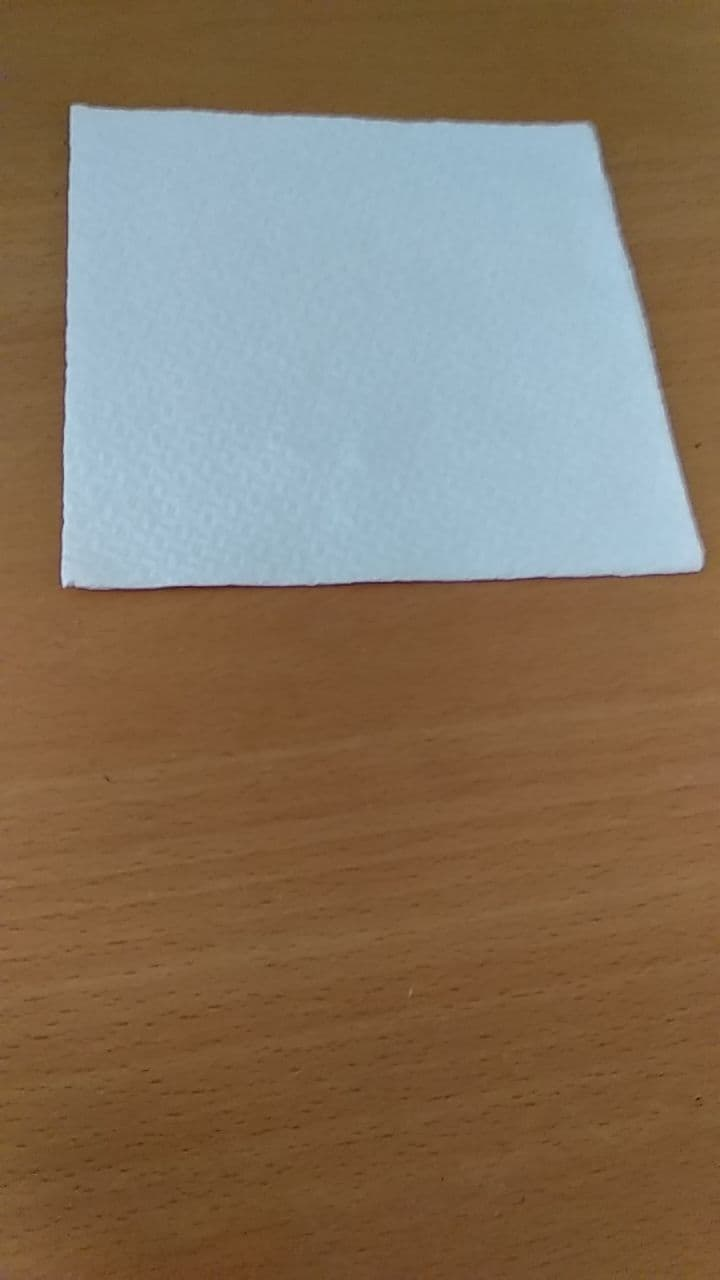
#> input picture Homography/imgs/img2.jpg, 720 x 1280 px
$ python homography.py
#> lines starting #> are read from the running program, lines starting #| are printed output that depends on the picture; after the words box and inside, x2 and y2 are one past the last pixel; in counts of white or black regions, pixels touching at a corner belong together
### Homography/HomographyModule.py
import cv2 as cv
import numpy as np
import math


class HomographyModule:

    def __init__(self):
        self.contours_card = None
        self.frame = None

    def find_obj(self, img, th1=50, th2=150, draw_box=False):

        if self.frame is None:
            self.frame = img.copy()

        img_gray = cv.cvtColor(img, cv.COLOR_BGR2GRAY)
        img_norm = cv.normalize(img_gray, None, alpha=0, beta=255, norm_type=cv.NORM_MINMAX)
        img_blur = cv.blur(img_norm, (3, 3))
        img_canny = cv.Canny(img_blur, th1, th2)

        contours, _ = cv.findContours(img_canny, cv.RETR_EXTERNAL, cv.CHAIN_APPROX_SIMPLE)
        max_area = 0

        for cnt in contours:
            area = cv.contourArea(cnt)
            peri = cv.arcLength(cnt, True)
            approx = cv.approxPolyDP(cnt, 0.05 * peri, True)

            if len(approx) == 4:
                if area > max_area:
                    # Get rectangle with max area
                    max_area = area
                    self.contours_card = approx.reshape(4, 2)

        if draw_box:
            x, y, w, h = cv.boundingRect(self.contours_card)
            img_bounding_box = self.frame.copy()
            cv.rectangle(img_bounding_box, (x, y), (x + w, y + h), (36, 255, 12), 2)
            cv.imshow("Bounding box", img_bounding_box)

        return img_canny

    def get_obj(self, draw_crop=False):
        rect = get_points_obj(self.contours_card)
        rect_int = np.int32(rect)
        p1, p2, p3, p4 = rect_int

        if draw_crop:
            x1, y1 = p1
            x2, y2 = p4
            cv.imshow("Rectangle", self.frame[y1:y2, x1:x2])

        img_vertices = self.frame.copy()
        for point in rect_int:
            x, y = point
            cv.circle(img_vertices, (x, y), 3, (0, 0, 255), 7)
        cv.imshow("Vertices", img_vertices)

        dst, height, width = calc_side_obj(rect)
        matrix = cv.getPerspectiveTransform(rect, dst)
        img_warped = cv.warpPerspective(self.frame, matrix, (width, height))
        cv.imshow("Warped", img_warped)

    def set_frame(self, frame):
        self.frame = frame


def get_points_obj(points):
    rect = np.zeros((4, 2), dtype=np.float32)

    sum_coord = np.sum(points, axis=1)  # Sum of the coordinates. Output> array with sum

    rect[0] = points[np.argmin(sum_coord)]  # Top-Left
    rect[3] = points[np.argmax(sum_coord)]  # Bottom-Right

    diff = np.diff(points, axis=1)  # (y-x) of each point
    rect[1] = points[np.argmin(diff)]  # Top-Right
    rect[2] = points[np.argmax(diff)]  # Bottom-Left

    return rect


def calc_side_obj(rect):
    p1, p2, p3, p4 = rect

    width_1 = np.sqrt(math.pow(p2[0] - p1[0], 2) + math.pow(p2[1] - p1[1], 2))
    width_2 = np.sqrt(math.pow(p4[0] - p3[0], 2) + math.pow(p4[1] - p3[1], 2))
    max_width = max(int(width_1), int(width_2))

    height_1 = np.sqrt(math.pow(p3[0] - p1[0], 2) + math.pow(p3[1] - p1[1], 2))
    height_2 = np.sqrt(math.pow(p4[0] - p2[0], 2) + math.pow(p4[1] - p2[1], 2))
    max_height = max(int(height_1), int(height_2))

    dst = np.array([[0, 0], [0, max_height - 1], [max_width - 1, 0], [max_width - 1, max_height - 1]], dtype="float32")

    return dst, max_height, max_width

### Homography/homography.py
import cv2 as cv
from Homography.HomographyModule import HomographyModule

edge_detector = HomographyModule()

path_img = "img2.jpg"

img = cv.imread(f"imgs/{path_img}")
#> img is the input picture: shape (1280, 720, 3); mean B, G, R 96.9, 116.6, 133.1
img = cv.resize(img, (500, 500))
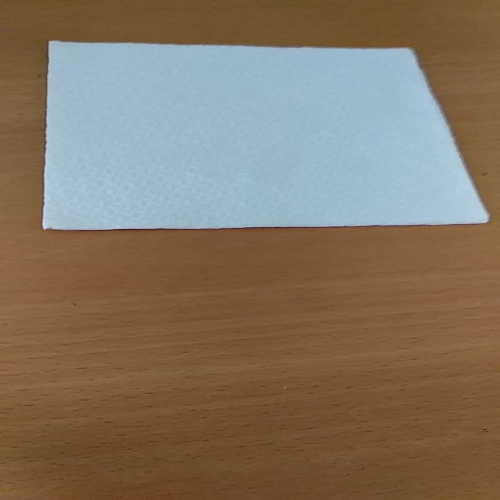
#> img: shape (500, 500, 3); mean B, G, R 96.8, 116.5, 133
img_canny = edge_detector.find_obj(img)
#> in find_obj, `img_gray = cv.cvtColor(img, cv.COLOR_BGR2GRAY)`:
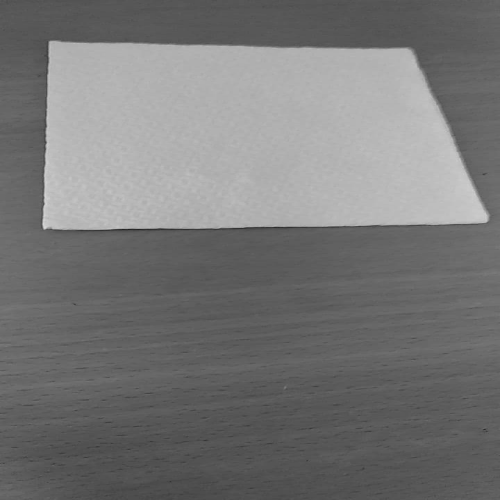
#> img_gray: shape (500, 500); min 32, max 214, mean 119.2
#> in find_obj, `img_norm = cv.normalize(img_gray, None, alpha=0, beta=255, norm_type=c..`:
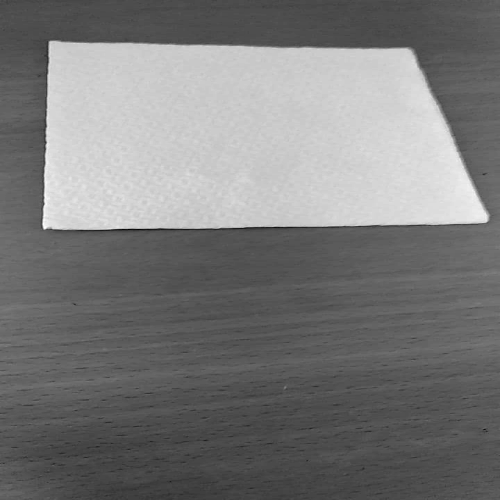
#> img_norm: shape (500, 500); min 0, max 255, mean 122.1
#> in find_obj, `img_canny = cv.Canny(img_blur, th1, th2)`:
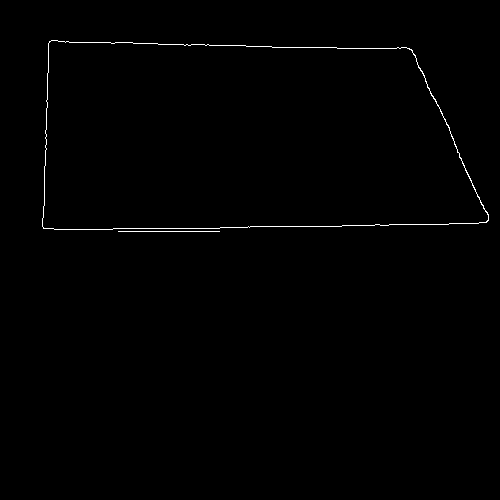
#> img_canny: shape (500, 500); 0.53% white in thin lines or dots, all inside (x1, y1, x2, y2) = (42, 40, 489, 232)
#> in find_obj, `contours, _ = cv.findContours(img_canny, cv.RETR_EXTERNAL, cv.CHAIN_AP..`: contours = 2 contours, 1 with area under 20; largest, box (x1, y1, x2, y2) and area: (42, 40, 489, 230) 73480
#> the loop in find_obj, `for cnt in contours:` made 2 passes
#> (area, peri, max_area, self.contours_card) on pass 2: (73480.5, 1219.3, 73480.5, [[48, 43], [43, 228], [488, 220], [409, 48]])
#> after the loop in find_obj, `for cnt in contours:`: max_area = 73480.5
edge_detector.get_obj()
#> in get_points_obj, `sum_coord = np.sum(points, axis=1)`: sum_coord = [91, 271, 708, 457]
#> in get_points_obj, `diff = np.diff(points, axis=1)`: diff = [-5, 185, -268, -361]
#> in get_obj, `rect = get_points_obj(self.contours_card)`: rect = [[48, 43], [409, 48], [43, 228], [488, 220]]
#> in get_obj, `p1, p2, p3, p4 = rect_int`: p1 = [48, 43]; p2 = [409, 48]; p3 = [43, 228]; p4 = [488, 220]
#> the loop in get_obj, `for point in rect_int:` made 4 passes
#> after the loop in get_obj, `for point in rect_int:`:
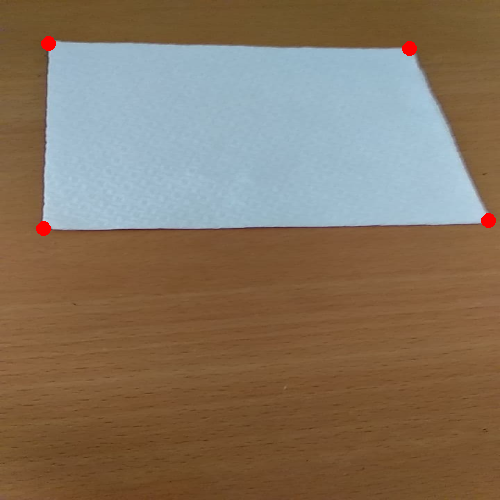
#> img_vertices: shape (500, 500, 3); 0.28% of pixels changed, all inside (x1, y1, x2, y2) = (36, 36, 496, 236)
#> in calc_side_obj, `p1, p2, p3, p4 = rect`: p1 = [48, 43]; p2 = [409, 48]; p3 = [43, 228]; p4 = [488, 220]
#> in calc_side_obj, `width_1 = np.sqrt(math.pow(p2[0] - p1[0], 2) + math.pow(p2[1] - p1[1],..`: width_1 = 361
#> in calc_side_obj, `width_2 = np.sqrt(math.pow(p4[0] - p3[0], 2) + math.pow(p4[1] - p3[1],..`: width_2 = 445.1
#> in calc_side_obj, `max_width = max(int(width_1), int(width_2))`: max_width = 445
#> in calc_side_obj, `height_1 = np.sqrt(math.pow(p3[0] - p1[0], 2) + math.pow(p3[1] - p1[1]..`: height_1 = 185.1
#> in calc_side_obj, `height_2 = np.sqrt(math.pow(p4[0] - p2[0], 2) + math.pow(p4[1] - p2[1]..`: height_2 = 189.3
#> in calc_side_obj, `max_height = max(int(height_1), int(height_2))`: max_height = 189
#> in calc_side_obj, `dst = np.array([[0, 0], [0, max_height - 1], [max_width - 1, 0], [max_..`: dst = [[0, 0], [0, 188], [444, 0], [444, 188]]
#> in get_obj, `dst, height, width = calc_side_obj(rect)`: height = 189; width = 445
#> in get_obj, `matrix = cv.getPerspectiveTransform(rect, dst)`: matrix = [[-0.0437, 3.16, -133.6], [0.513, 0.0139, -25.24], [-0.000201, 0.00142, 1]]
#> in get_obj, `img_warped = cv.warpPerspective(self.frame, matrix, (width, height))`:
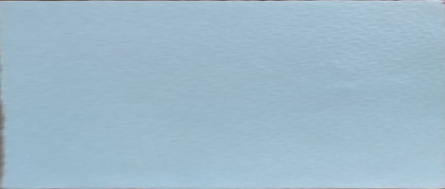
#> img_warped: shape (189, 445, 3); mean B, G, R 202, 185.7, 158.1

cv.imshow("Image", img)
cv.imshow("Canny", img_canny)
cv.waitKey(0)
